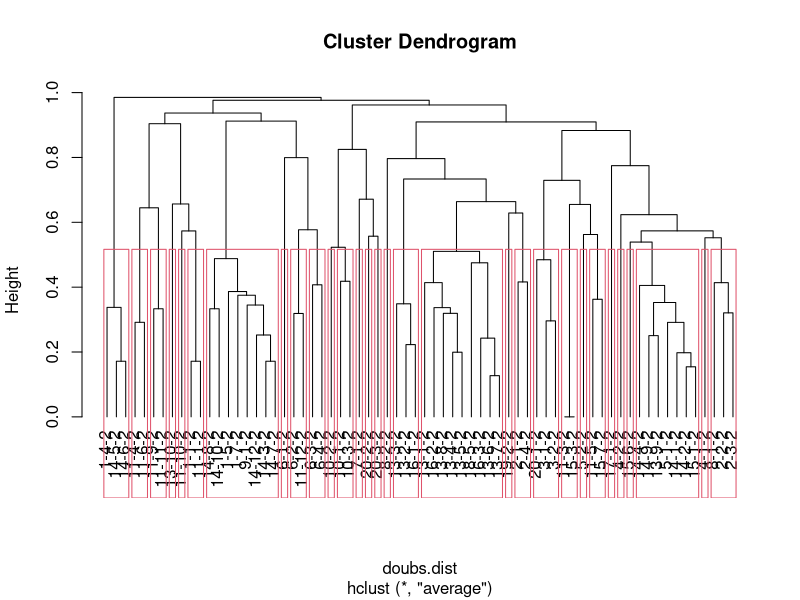
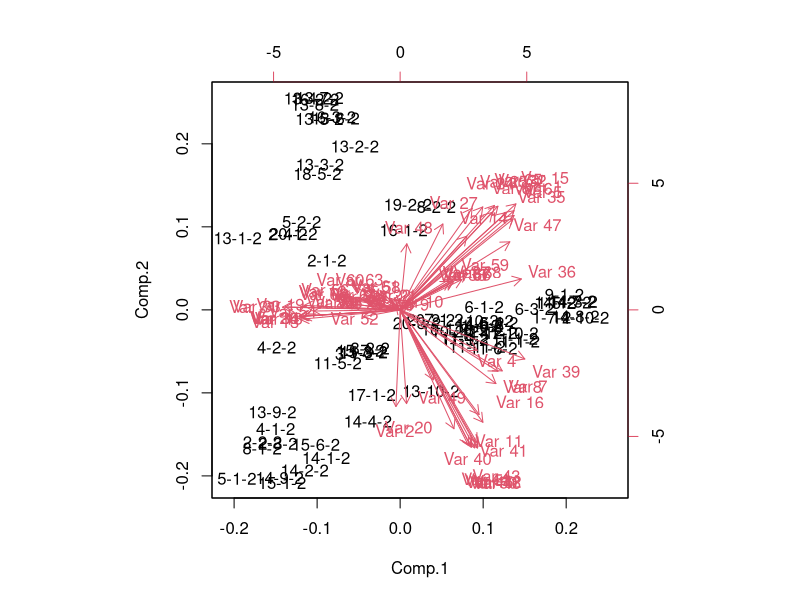
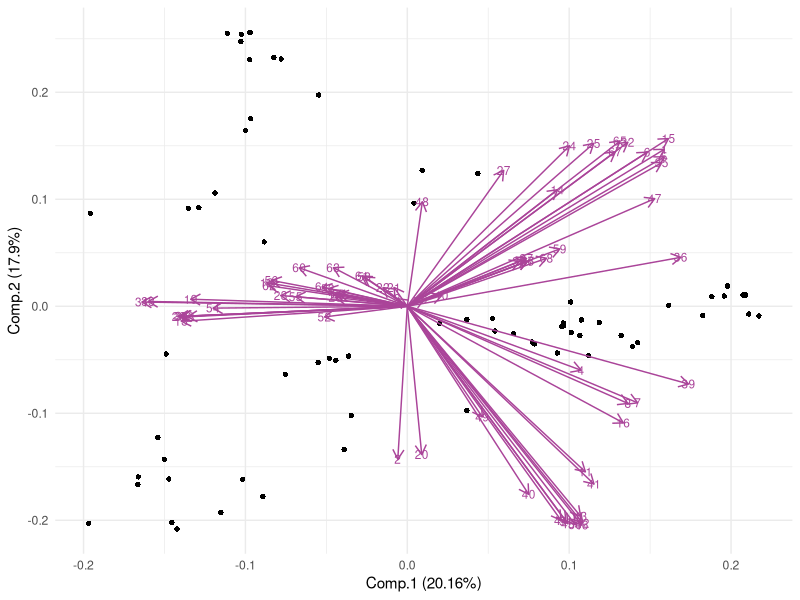
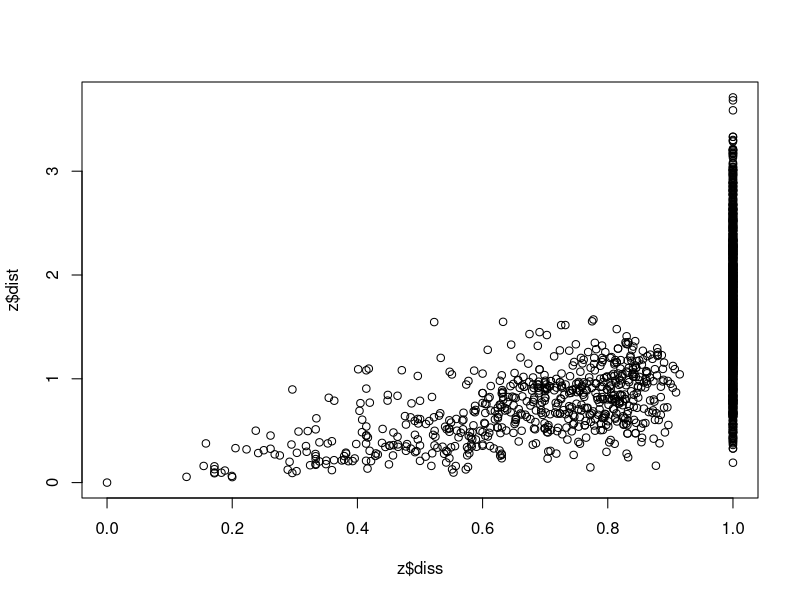
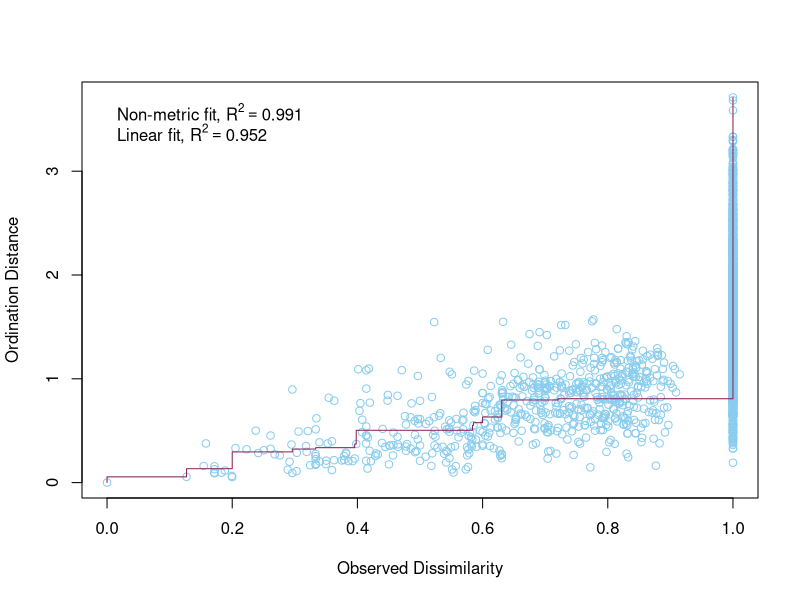
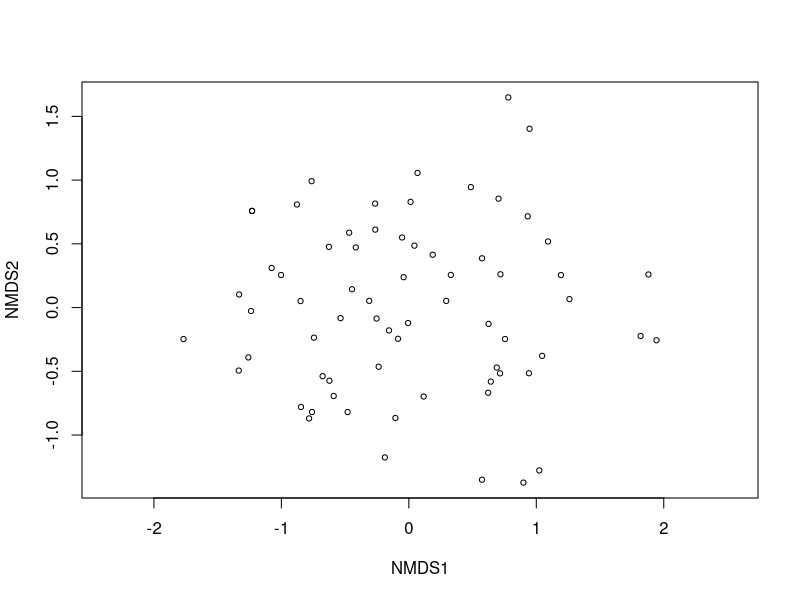
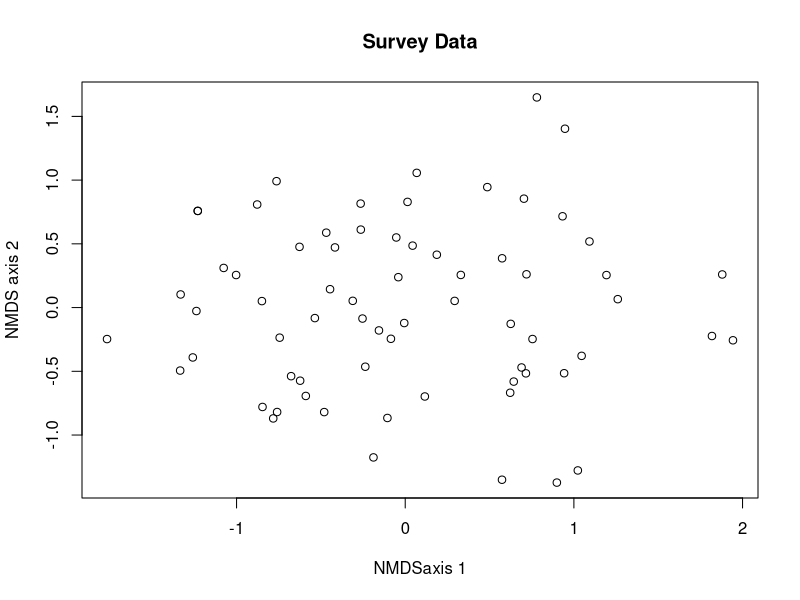
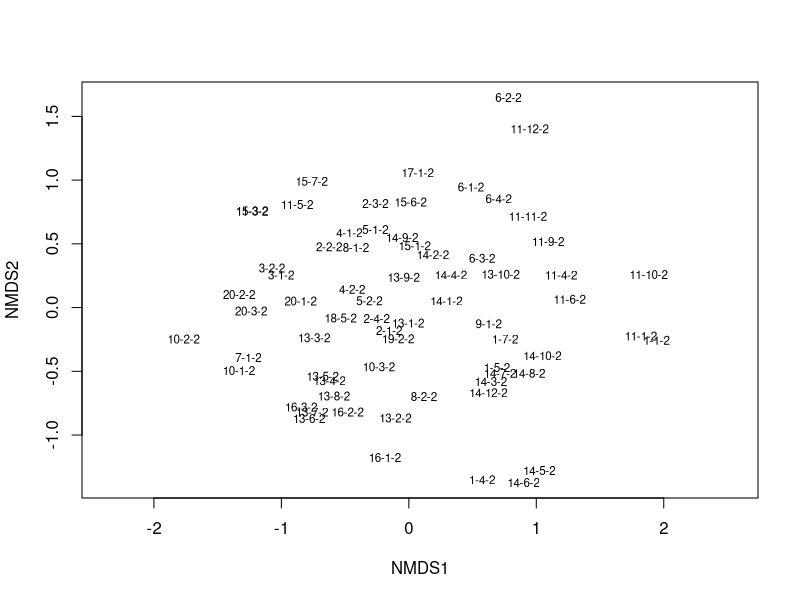

Write the R code that produced these figures, in order. (Note: this script raises an error after producing the figures.)
#### NMDS Seedlings below 50 cm####

# Before anything else, verify that your environment is totally clear.
# This is important, because old objects can foul up the works
# Clean up the working environment
rm(list = ls())

# Verify working directory, should be ~/Documents/Analyses/lastname_first
getwd()

# Load tidyverse
library("tidyverse")
# Check for updates
tidyverse_update()


#### Cleaning up the data ####

library(dplyr)

library(readr)
SurveyData<- read_csv("Fieldwork/SurveyData_Clean_WN_removed.csv")

# The species that were entered as percent-cover need to be accounted for
# Given that the number of plants will vary greatly, but cover plants were all
# in Tier_1, for each percent cover plant I will give a value of 

# The plot needs to be numeric, so I need to change the Plot names to unique
# numeric variables, site needs to be given a number value as does W_N

# This code gives the combined plot names a simple, unique, numeric ID, but I 
# would like clearer ID's so I will use another method
# SurveyData_Combined$Plot <- as.numeric(as.factor(SurveyData_Combined$Plot))

# Assigning the Site a unique numeric value
SurveyData$Site <- as.numeric(as.factor(SurveyData$Site))
# Assigning W and N unique numeric values (weed is now 2, native is now 1)
SurveyData$W_N <- as.numeric(as.factor(SurveyData$W_N))

# Now combine this into unique numerical plot names
library(tidyr)
SurveyData_Combined <- SurveyData %>%
  unite(Plot, Site, Plot, sep = "-")

# Unite Plot and Weed vs Native columns so that now the plot id is all in one
# column that includes the site, plot number, and whether it is weed or native
library(tidyr)
SurveyData_Combined <- SurveyData_Combined %>%
  unite(Plot, Plot, W_N, sep = "-")

# subset to just look at the weeds
# Subset the data to only include species that are weeds using the WeedList Column
SurveyData_Combined <- SurveyData_Combined[SurveyData_Combined$WeedList == 1, ]

# I need to make this data only include seedlings. Therefore, I need to remove
# the rows that only include species > 51 cm.

SurveyData_Combined$seedlings <- SurveyData_Combined$Tier_1 - SurveyData_Combined$Tier_3
# SurveyData_Combined$seedlings <- SurveyData_Combined$Tier_1 - SurveyData_Combined$Tier_4

#### Change the data to be a matrix (n sample units x p species) ####

# autotransform is not doing anything, so I need to transform my data
# square root was given as a good transformation, so I will do that

 SurveyData_Combined$seedlings_sqrt <- sqrt(SurveyData_Combined$seedlings)

# Filter down to only native species
# Remove native species plots
# Remove rows where Group is "Native"

SurveyData_Combined_Weeds <- SurveyData_Combined %>% 
  filter(CentralSpecies != "Native")

# This code gives 0 values when species are not present in a plot
Survey_wide <- SurveyData_Combined_Weeds %>%
  pivot_wider(names_from = ScientificName, 
              values_from = seedlings_sqrt, 
              id_cols = Plot) %>%
  mutate_all(~ replace(., is.na(.), 0))

# instead of being a tibble, I wanted to convert it back to a data frame
Survey_wide = as.data.frame(Survey_wide)

# Needs to remove the first column of numbers as row names and make the Scientific 
# names of species into the row names
row.names(Survey_wide) <- Survey_wide$Plot 
# Remove the first column from the data frame 
Survey_wide <- Survey_wide[, -1]

#Quick checks for empty rows or columns...
rowSums(Survey_wide)
colSums(Survey_wide)

# Remove empty columns
Survey_wide <- Survey_wide[, colSums(Survey_wide) != 0]
Survey_wide <- Survey_wide[rowSums(Survey_wide) != 0, ]

rowSums(Survey_wide)
colSums(Survey_wide)

# Try removing outlier
 Survey_wide<-Survey_wide[-68, ] # this gets rid of the the row that looks to be an outlier
 Survey_wide<-Survey_wide[-1, ] # this gets rid of the the row that looks to be an outlier

#### NMDS ####

library(vegan)

#Quick checks for empty rows or columns...
# rowSums(Survey_wide)
# colSums(Survey_wide)

#Empty sites can cause problems so let's drop it
# Survey_wide<-Survey_wide[,-46] # this gets rid of the the column where there is a zero
# Survey_wide<-Survey_wide[,-49,] # this gets rid of the the column where there is a zero

doubs.dist<-vegdist(Survey_wide)
doubs.dist

# Check for Na, NaN,Inf values
any(is.na(doubs.dist))
any(is.infinite(doubs.dist))


#Classification
Survey_wide<-hclust(doubs.dist,method='average')
plot(Survey_wide,hang=-1) #The hang=-1 tidies it up so all the end nodes finish at the same level
grp<-cutree(Survey_wide,k=30) #K=4 is saying to identify the dominant 4 groups.
grp
rect.hclust(Survey_wide, k=30)


#Conduct a PCA on continuous data, commonly used for environmental 
#variable reduction. Say we want to combine variables that are similar in 
#for SEM we may use PCA

# linkage - once you have the two most similar sites together, how do you think about the similarity to the other sites. Best method is UPPGMA (an average weighed method)

# Now doing a PCA on the data
# Can do PCA on vegan or just the base programme of R, they just use different commands 
# (see powerpoint handout for more info)

doubs.pca<-princomp(doubs.dist,cor=TRUE)
summary(doubs.pca) 
biplot(doubs.pca)

# Create PCA biplot with sites as points

# Load necessary libraries
library(ggplot2)
library(ggfortify)

autoplot(
  doubs.pca,
  data = doubs.dist,
  loadings = TRUE,             # Display loadings vectors
  loadings.label = TRUE,       # Display loadings labels
  loadings.colour = '#AA4499',     # Loadings vector color
  loadings.label.size = 3,     # Loadings label size
  loadings.label.colour = "#AA4499", # Loadings label color
  shape = 16) +                   # Use points for sites
  theme_minimal()              # Apply a minimal theme



#Moving on now to MDS
#DO MDS with vegan package
z <- metaMDS(comm = doubs.dist,
             autotransform = FALSE,
             distance = "bray",
             engine = "monoMDS",
             k = 2,
             weakties = TRUE,
             model = "global",
             maxit = 300,
             try = 40,
             trymax = 50)

z
# Stress Plot = Sheppard Plot
plot(z$diss, z$dist)

stressplot(object = z,
           p.col = "#88CCEE",
           l.col = "#882255",
           lwd = 1)

#always report the stress for MDS, never report the Rsquared you get from that plot above
plot(z)

plot(z[["points"]][,2]~z[["points"]][,1],main="Survey Data", xlab="NMDSaxis 1" , ylab= "NMDS axis 2", cex = 0.5 +as.numeric(Survey_wide$nit))

# Using ggplot2 to make a plot with site names
plot(z, type = "t")

# Looking at the stress/goodness of fit
gof <- goodness(object = z)
plot(z, display = "sites", type = "none")
points(z, display = "sites", cex = 2*gof/mean(gof))


# Make the points into a data frame for ggplot
z$points %>% head()
z.points <- data.frame(z$points)

# I need to make a new data frame that is just the plots and the Central species
# for that plot
# Load the dplyr package
library(dplyr)

# Create a new data frame with unique Plot values
Plot_Species <- SurveyData_Combined_Weeds %>% distinct(Plot, .keep_all = TRUE)
Plot_Species<-Plot_Species[-74, ] # this gets rid of the the outlier
Plot_Species<-Plot_Species[-68, ] # this gets rid of the the outlier
Plot_Species<-Plot_Species[-67, ] # this gets rid of the the outlier
Plot_Species<-Plot_Species[-62, ] # this gets rid of the the outlier
Plot_Species<-Plot_Species[-53, ] # this gets rid of the the outlier
Plot_Species<-Plot_Species[-24, ] # this gets rid of the the outlier
Plot_Species<-Plot_Species[-15, ] # this gets rid of the the outlier
Plot_Species<-Plot_Species[-12, ] # this gets rid of the the outlier
Plot_Species<-Plot_Species[-1, ] # this gets rid of the the outlier

grp <- Plot_Species$CentralSpecies

# I don't think I need these

# data.scores <- as.data.frame(scores(z))  #Using the scores function from vegan to extract the site scores and convert to a data.frame
# data.scores$site <- rownames(z)  # create a column of site names, from the rownames of data.scores
# data.scores$grp <- grp  #  add the grp variable created earlier
# head(data.scores)  #look at the data
hcl.colors(8, palette = "Cividis")
hcl.colors(8, palette = "Tropic")

# Create a data frame of NMDS results with group information
z.points$Group <- Plot_Species$CentralSpecies # Replace with your group column

# Customize plot with ggplot2
nmds_plot <- ggplot(data = z.points, aes(x = MDS1, y = MDS2, shape = Group, color = Group)) +
  geom_point(size = 2) + # Set point size
  scale_shape_manual(values = c(16, 15, 18)) + # Customize shapes
  scale_color_manual(values = c("#070707", "#AA0065", "#F1B17F")) + # Customize colors
  theme_minimal() +
  labs(x = "NMDS1", y = "NMDS2")

# Print the plot
print(nmds_plot)

# This plot works!!!!!!!!

# Customize plot with ggplot2 add polygons/ellipses
nmds_plot <- ggplot(data = z.points, aes(x = MDS1, y = MDS2, shape = Group, color = Group)) +
  geom_point(size = 2) + # Set point size
  scale_shape_manual(values = c(16, 15, 18, 19)) + # Customize shapes
  scale_color_manual(values = c("#7D1D67", "#ED4572", "#FF9772")) + # Customize colors
  geom_polygon(data = z.points, aes(fill = Group, group = Group), alpha = 0.1) +
  theme_minimal() +
  labs(x = "NMDS1", y = "NMDS2")

# Print the plot
print(nmds_plot)

# Customize plot with ggplot2 add ellipses
nmds_plot <- ggplot(data = z.points, aes(x = MDS1, y = MDS2, shape = Group, color = Group)) +
  geom_point(size = 2) + # Set point size
  scale_shape_manual(values = c(16, 15, 18)) + # Customize shapes
  scale_color_manual(values = c("#882265", "#88CCEE", "#332288")) + # Customize colors
  stat_ellipse(aes(group = Group, fill = Group), geom = "polygon", alpha = 0.1) +
  theme_minimal() +
  labs(x = "NMDS1", y = "NMDS2")

# Print the plot
print(nmds_plot)

# Native species plots are kind of all over the place, let's look at it without 
# Native plots

# Remove native species plots
# Remove rows where Group is "Native"
# z.points.weeds <- z.points %>% 
#  filter(Group != "Native")


# Customize plot with ggplot2 add ellipses
nmds_plot <- ggplot(data = z.points, aes(x = MDS1, y = MDS2, shape = Group, color = Group)) +
  geom_point(size = 2) + # Set point size
  scale_shape_manual(values = c(16, 15, 17)) + # Customize shapes
  scale_color_manual(values = c("#882265", "#88CCEE", "#332288")) + # Customize colors
  stat_ellipse(aes(group = Group, fill = Group), geom = "polygon", alpha = 0.1) +
  theme_minimal() +
  labs(x = "NMDS1", y = "NMDS2")

# Print the plot
print(nmds_plot)

# Look with centroids
group_centroids <- data.frame(
  Location = c("Solanum mauritianum", "Ligustrum lucidum", "Paraserianthes lophantha"),
  Centroid_X = c(mean(z.points$MDS1[z.points$Group == "Solanum mauritianum"]),
                 mean(z.points$MDS1[z.points$Group == "Ligustrum lucidum"]),
                 mean(z.points$MDS1[z.points$Group == "Paraserianthes lophantha"])),
  Centroid_Y = c(mean(z.points$MDS2[z.points$Group == "Solanum mauritianum"]),
                 mean(z.points$MDS2[z.points$Group == "Ligustrum lucidum"]),
                 mean(z.points$MDS2[z.points$Group == "Paraserianthes lophantha"])))
#  Centroid_Z = c(mean(z.points$MDS3[z.points$Group == "Solanum mauritianum"]),
#                 mean(z.points$MDS3[z.points$Group == "Ligustrum lucidum"]),
#                 mean(z.points$MDS3[z.points$Group == "Paraserianthes lophantha"])),
#  Centroid_A = c(mean(z.points$MDS4[z.points$Group == "Solanum mauritianum"]),
 #                mean(z.points$MDS4[z.points$Group == "Ligustrum lucidum"]),
 #                mean(z.points$MDS4[z.points$Group == "Paraserianthes lophantha"]))
#  Centroid_B = c(mean(z.points$MDS5[z.points$Group == "Solanum mauritianum"]),
#                 mean(z.points$MDS5[z.points$Group == "Ligustrum lucidum"]),
#                 mean(z.points$MDS5[z.points$Group == "Paraserianthes lophantha"]))


# Sort z.points.weeds to match group-centroids order
# Define the custom order for the 'group' column
z.points$Group <- factor(z.points$Group, levels = c('Solanum mauritianum', 'Ligustrum lucidum', 'Paraserianthes lophantha'))

# Sort the data frame based on the custom order
z.points <- z.points[order(z.points$Group), ]


plot_data<-data.frame(
  Location = z.points$Group,
  MDS1=z.points$MDS1,
  MDS2=z.points$MDS2,
#  MDS3=z.points$MDS3,
#  MDS4=z.points$MDS4,
#  MDS5=z.points$MDS5,
  xend=c(rep( group_centroids[1,2],22),rep(group_centroids[2,2],23), rep(group_centroids[3,2],23)),
  yend=c(rep( group_centroids[1,3],22),rep(group_centroids[2,3],23), rep(group_centroids[3,3],23)))
#  zend=c(rep( group_centroids[1,4],27),rep(group_centroids[2,4],27), rep(group_centroids[3,4],27)),
#  Aend=c(rep( group_centroids[1,5],27),rep(group_centroids[2,5],27), rep(group_centroids[3,5],27)))
#  Bend=c(rep(group_centroids[1,6],27),rep( group_centroids[2,6],27), rep(group_centroids[3,6],27)))

# ggplot with centroids dimensions 1 and 2
ggplot(plot_data, aes(x = MDS1, y = MDS2, shape = Location, color = Location)) +
  geom_point(size=2) +
  scale_color_manual(values = c("#882265", "#88CCEE", "#332288")) + 
  scale_shape_manual(values = c(16, 15, 17)) + 
  stat_ellipse(aes(group = Location, fill = Location), geom = "polygon", alpha = 0.1) +
  geom_point(data = group_centroids, aes(x = Centroid_X, y = Centroid_Y, shape = Location, color = Location)) +
  geom_segment(data = plot_data, aes(x = MDS1, y = MDS2, 
                                     xend = xend, yend = yend, color = Location), alpha = 0.5)+
  
  theme_classic()

# ggplot with centroids dimensions 1 and 4
ggplot(plot_data, aes(x = MDS1, y = MDS4, shape = Location, color = Location)) +
  geom_point(size=2) +
  scale_color_manual(values = c("#882265", "#88CCEE", "#332288")) + 
  scale_shape_manual(values = c(16, 15, 17)) + 
  stat_ellipse(aes(group = Location, fill = Location), geom = "polygon", alpha = 0.1) +
  geom_point(data = group_centroids, aes(x = Centroid_X, y = Centroid_A, shape = Location, color = Location)) +
  geom_segment(data = plot_data, aes(x = MDS1, y = MDS4, 
                                     xend = xend, yend = Aend, color = Location), alpha = 0.5)+
  
  theme_classic()

# ggplot with centroids dimensions 2 and 4
ggplot(plot_data, aes(x = MDS2, y = MDS4, shape = Location, color = Location)) +
  geom_point(size=2) +
  scale_color_manual(values = c("#882265", "#88CCEE", "#332288")) + 
  scale_shape_manual(values = c(16, 15, 17)) + 
  stat_ellipse(aes(group = Location, fill = Location), geom = "polygon", alpha = 0.1) +
  geom_point(data = group_centroids, aes(x = Centroid_Y, y = Centroid_A, shape = Location, color = Location)) +
  geom_segment(data = plot_data, aes(x = MDS2, y = MDS4, 
                                     xend = yend, yend = Aend, color = Location), alpha = 0.5)+
  
  theme_classic()

# ggplot with centroids dimensions 2 and 3
ggplot(plot_data, aes(x = MDS2, y = MDS3, shape = Location, color = Location)) +
  geom_point(size=2) +
  scale_color_manual(values = c("#882265", "#88CCEE", "#332288")) + 
  scale_shape_manual(values = c(16, 15, 17)) + 
  stat_ellipse(aes(group = Location, fill = Location), geom = "polygon", alpha = 0.1) +
  geom_point(data = group_centroids, aes(x = Centroid_Y, y = Centroid_Z, shape = Location, color = Location)) +
  geom_segment(data = plot_data, aes(x = MDS2, y = MDS3, 
                                     xend = yend, yend = zend, color = Location), alpha = 0.5)+
  
  theme_classic()

# ggplot with centroids dimensions 3 and 4
ggplot(plot_data, aes(x = MDS3, y = MDS4, shape = Location, color = Location)) +
  geom_point(size=2) +
  scale_color_manual(values = c("#882265", "#88CCEE", "#332288")) + 
  scale_shape_manual(values = c(16, 15, 17)) + 
  stat_ellipse(aes(group = Location, fill = Location), geom = "polygon", alpha = 0.1) +
  geom_point(data = group_centroids, aes(x = Centroid_Z, y = Centroid_A, shape = Location, color = Location)) +
  geom_segment(data = plot_data, aes(x = MDS3, y = MDS4, 
                                     xend = zend, yend = Aend, color = Location), alpha = 0.5)+
  
  theme_classic()

#### PERMANOVA ####

# This code gives 0 values when species are not present in a plot
Survey_perm <- SurveyData_Combined_Weeds %>%
  pivot_wider(names_from = ScientificName, 
              values_from = seedlings_sqrt, 
              id_cols = Plot) %>%
  mutate_all(~ replace(., is.na(.), 0))

# instead of being a tibble, I wanted to convert it back to a data frame
Survey_perm = as.data.frame(Survey_perm)


# Needs to remove the first column of numbers as row names and make the Scientific 
# names of species into the row names
row.names(Survey_perm) <- Survey_perm$Plot 
# Remove the first column from the data frame 
Survey_perm <- Survey_perm[, -1]

#Quick checks for empty rows or columns...
rowSums(Survey_perm)
colSums(Survey_perm)

# These are the columns that need to be removed using the data with the extra 
# woolly nightshades removed
#Survey_perm<-Survey_perm[,-115] # this gets rid of the the column where there is a zero
#Survey_perm<-Survey_perm[,-40] # this gets rid of the the column where there is a zero
#Survey_perm<-Survey_perm[,-39] # this gets rid of the the column where there is a zero

#Empty sites can cause problems so let's drop it
#Survey_perm<-Survey_perm[,-14] # this gets rid of the the column where there is a zero
#Survey_perm<-Survey_perm[,-34] # this gets rid of the the column where there is a zero
#Survey_perm<-Survey_perm[,-37] # this gets rid of the the column where there is a zero

Survey_perm <- Survey_perm[, colSums(Survey_perm) != 0]
Survey_perm <- Survey_perm[rowSums(Survey_perm) != 0, ]

Survey_perm<-Survey_perm[-68, ] # this gets rid of the the row that is an outlier
Survey_perm<-Survey_perm[-1, ] # this gets rid of the the row that is an outlier

# Make a distance matrix
perm_dist<-vegdist(Survey_perm, method='bray')


#Assumptions

dispersion<-betadisper(perm_dist, group=plot_data$Location,type = "centroid")

plot(dispersion)

anova(dispersion)


#Test

Perma_result<-adonis2( perm_dist~as.factor(plot_data$Location), data=perm_dist,
                       permutations=9999)

Perma_result


#### Simper Analysis ####

## make survey_wide again

# This code gives 0 values when species are not present in a plot
Survey_wide <- SurveyData_Combined_Weeds %>%
  pivot_wider(names_from = ScientificName, 
              values_from = seedlings_sqrt, 
              id_cols = Plot) %>%
  mutate_all(~ replace(., is.na(.), 0))

# instead of being a tibble, I wanted to convert it back to a data frame
Survey_wide = as.data.frame(Survey_wide)


# Needs to remove the first column of numbers as row names and make the Scientific 
# names of species into the row names
row.names(Survey_wide) <- Survey_wide$Plot 
# Remove the first column from the data frame 
Survey_wide <- Survey_wide[, -1]

#Quick checks for empty rows or columns...
rowSums(Survey_wide)
colSums(Survey_wide)

# Remove empty columns
Survey_wide <- Survey_wide[, colSums(Survey_wide) != 0]
Survey_wide <- Survey_wide[rowSums(Survey_wide) != 0, ]

rowSums(Survey_wide)
colSums(Survey_wide)

# Remove the outlier plot
Survey_wide<-Survey_wide[-68, ] # this gets rid of the the row that looks to be an outlier
Survey_wide<-Survey_wide[-1, ] # this gets rid of the the row that looks to be an outlier

Plot_Species <- Plot_Species %>%
  mutate(CentralSpecies = ifelse(CentralSpecies == "Solanum mauritianum", "SOLmau", CentralSpecies))
Plot_Species <- Plot_Species %>%
  mutate(CentralSpecies = ifelse(CentralSpecies == "Ligustrum lucidum", "LIGluc", CentralSpecies))
Plot_Species <- Plot_Species %>%
  mutate(CentralSpecies = ifelse(CentralSpecies == "Paraserianthes lophantha", "PARlop", CentralSpecies))

# create a little distance matrix between the groups
dist <- meandist(dist = vegdist(Survey_wide),
         grouping = Plot_Species$CentralSpecies)

# do the simper analysis
simper.weeds <- simper(Survey_wide,
       Plot_Species$CentralSpecies,
       permutations = 999,
       parallel = 1)
# look at the species that contribute to the difference between woolly nightshade and tree privet
summary(simper.weeds)$SOLmau_LIGluc %>%
  round(3) %>%
  head(10)
# look at the species that contribute to the difference between woolly nightshade and brush wattle
summary(simper.weeds)$SOLmau_PARlop %>%
  round(3) %>%
  head(10)
# look at the species that contribute to the difference between tree privet and brush wattle
summary(simper.weeds)$PARlop_LIGluc %>%
  round(3) %>%
  head(10)
